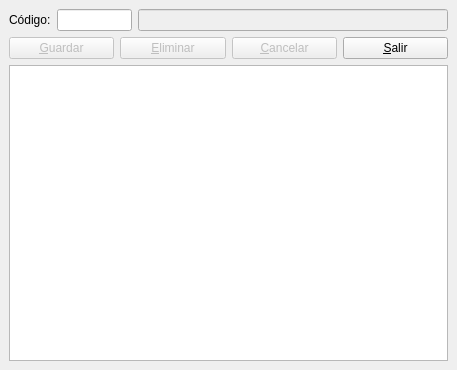
<?xml version="1.0" encoding="UTF-8"?>
<ui version="4.0">
 <author>José Manuel Díez Botella</author>
 <class>edtabla</class>
 <widget class="QDialog" name="edtabla">
  <property name="geometry">
   <rect>
    <x>0</x>
    <y>0</y>
    <width>457</width>
    <height>370</height>
   </rect>
  </property>
  <property name="windowTitle">
   <string>Edición / Alta de registros</string>
  </property>
  <layout class="QVBoxLayout">
   <property name="spacing">
    <number>6</number>
   </property>
   <property name="margin">
    <number>9</number>
   </property>
   <item>
    <layout class="QHBoxLayout">
     <property name="spacing">
      <number>6</number>
     </property>
     <property name="margin">
      <number>0</number>
     </property>
     <item>
      <widget class="QLabel" name="label">
       <property name="text">
        <string>Código:</string>
       </property>
      </widget>
     </item>
     <item>
      <widget class="QLineEdit" name="CodigoLineEdit">
       <property name="maximumSize">
        <size>
         <width>75</width>
         <height>16777215</height>
        </size>
       </property>
       <property name="maxLength">
        <number>3</number>
       </property>
      </widget>
     </item>
     <item>
      <widget class="QLineEdit" name="DescripcionLineEdit">
       <property name="enabled">
        <bool>false</bool>
       </property>
       <property name="maxLength">
        <number>255</number>
       </property>
      </widget>
     </item>
    </layout>
   </item>
   <item>
    <layout class="QHBoxLayout">
     <property name="spacing">
      <number>6</number>
     </property>
     <property name="margin">
      <number>0</number>
     </property>
     <item>
      <widget class="QPushButton" name="BotonGuardar">
       <property name="enabled">
        <bool>false</bool>
       </property>
       <property name="text">
        <string>&amp;Guardar</string>
       </property>
       <property name="default">
        <bool>true</bool>
       </property>
      </widget>
     </item>
     <item>
      <widget class="QPushButton" name="BotonEliminar">
       <property name="enabled">
        <bool>false</bool>
       </property>
       <property name="text">
        <string>&amp;Eliminar</string>
       </property>
       <property name="autoDefault">
        <bool>false</bool>
       </property>
      </widget>
     </item>
     <item>
      <widget class="QPushButton" name="BotonCancelar">
       <property name="enabled">
        <bool>false</bool>
       </property>
       <property name="text">
        <string>&amp;Cancelar</string>
       </property>
       <property name="autoDefault">
        <bool>false</bool>
       </property>
      </widget>
     </item>
     <item>
      <widget class="QPushButton" name="BotonSalir">
       <property name="text">
        <string>&amp;Salir</string>
       </property>
       <property name="autoDefault">
        <bool>false</bool>
       </property>
      </widget>
     </item>
    </layout>
   </item>
   <item>
    <widget class="QTableView" name="tabla"/>
   </item>
  </layout>
 </widget>
 <resources/>
 <connections>
  <connection>
   <sender>BotonSalir</sender>
   <signal>clicked()</signal>
   <receiver>edtabla</receiver>
   <slot>accept()</slot>
   <hints>
    <hint type="sourcelabel">
     <x>372</x>
     <y>85</y>
    </hint>
    <hint type="destinationlabel">
     <x>420</x>
     <y>107</y>
    </hint>
   </hints>
  </connection>
 </connections>
</ui>
